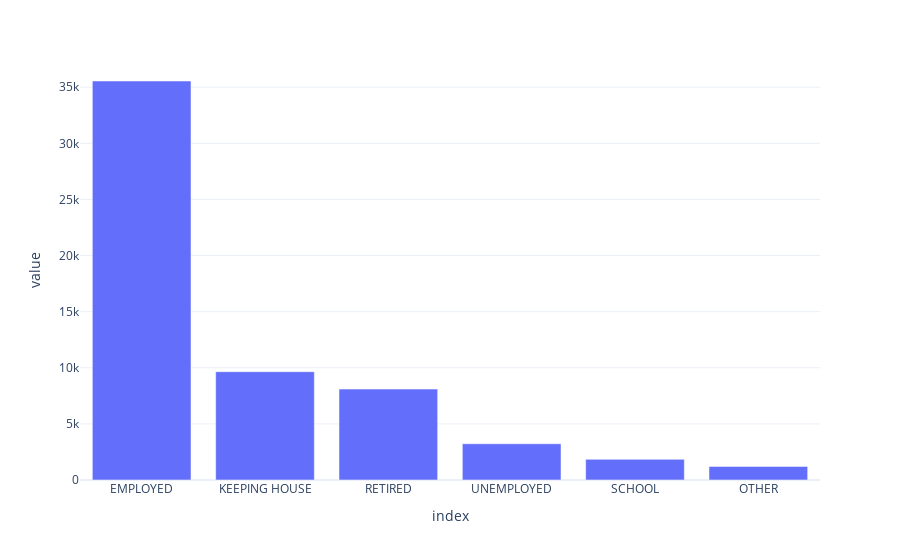

Notebook code for this chart:
### Markdown cell above
### Bar plots to show value counts
Earlier we used the `.value_counts()` method to show the counts for different categories. But we can also visualize this using Plotly. Let's start with a bar chart.

### Code cell
# Create a new figure object
fig = px.bar(df['labor_status_clean'].value_counts(),
            template='plotly_white')

# Hide the legend and show the plot
fig.update_layout(showlegend=False)
fig.show()

### Figure 1 — Plotly figure (JSON) as saved in the notebook; plotly's stock layout.template omitted (floating-point values rounded to 4 significant figures)
{"data": [{"alignmentgroup": "True", "hovertemplate": "variable=labor_status_clean<br>index=%{x}<br>value=%{y}<extra></extra>", "legendgroup": "labor_status_clean", "marker": {"color": "#636efa", "pattern": {"shape": ""}}, "name": "labor_status_clean", "offsetgroup": "labor_status_clean", "orientation": "v", "showlegend": true, "textposition": "auto", "x": ["EMPLOYED", "KEEPING HOUSE", "RETIRED", "UNEMPLOYED", "SCHOOL", "OTHER"], "xaxis": "x", "y": [35552, 9650, 8102, 3230, 1841, 1208], "yaxis": "y", "type": "bar"}], "layout": {"xaxis": {"anchor": "y", "domain": [0, 1], "title": {"text": "index"}}, "yaxis": {"anchor": "x", "domain": [0, 1], "title": {"text": "value"}}, "legend": {"title": {"text": "variable"}, "tracegroupgap": 0}, "margin": {"t": 60}, "barmode": "relative", "showlegend": false}}
